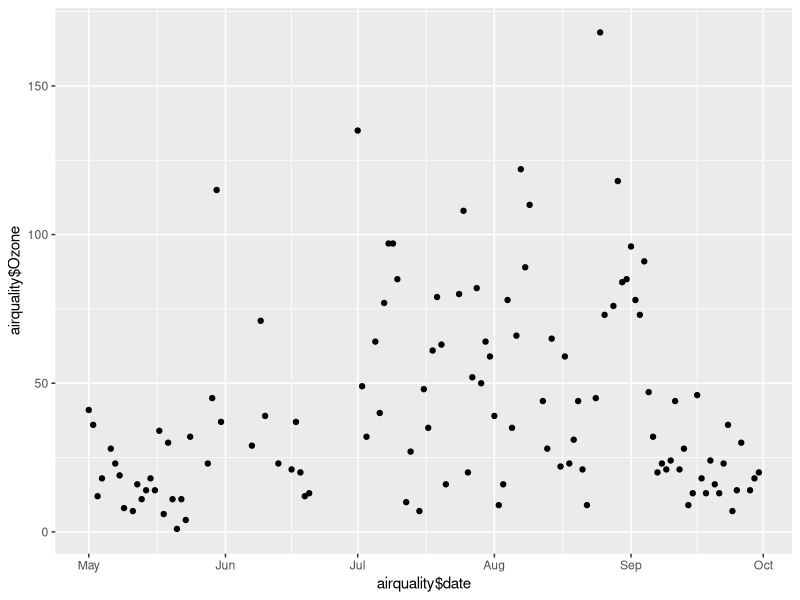
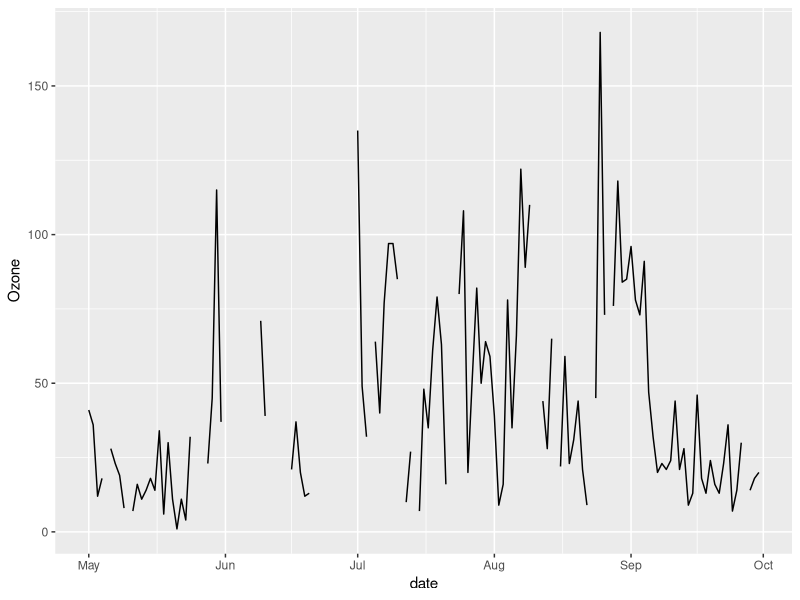
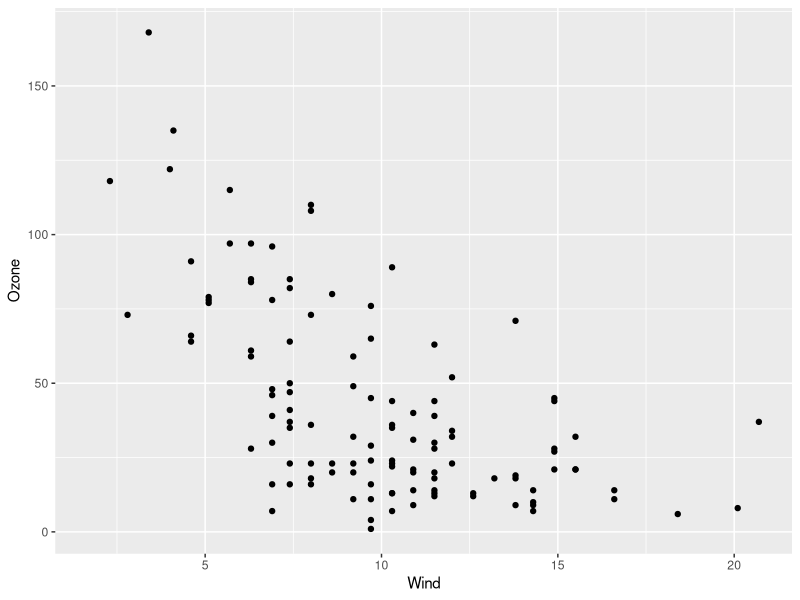
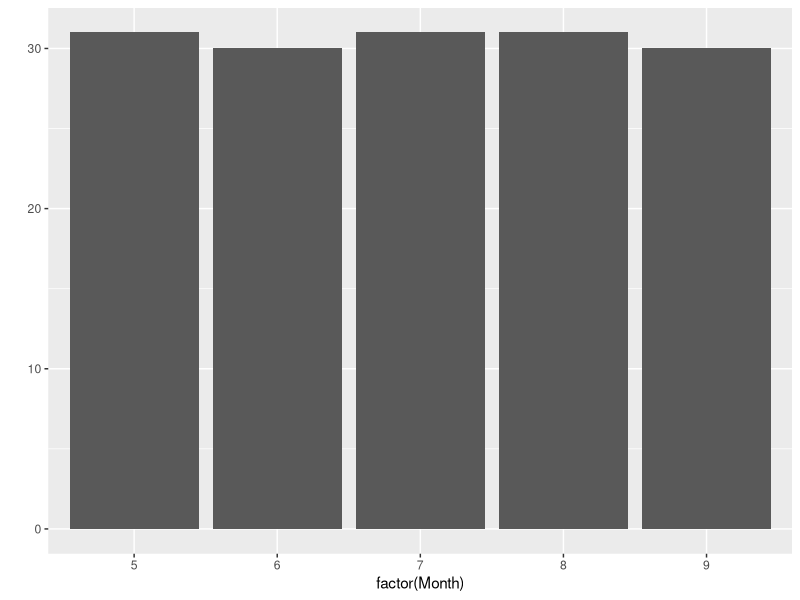
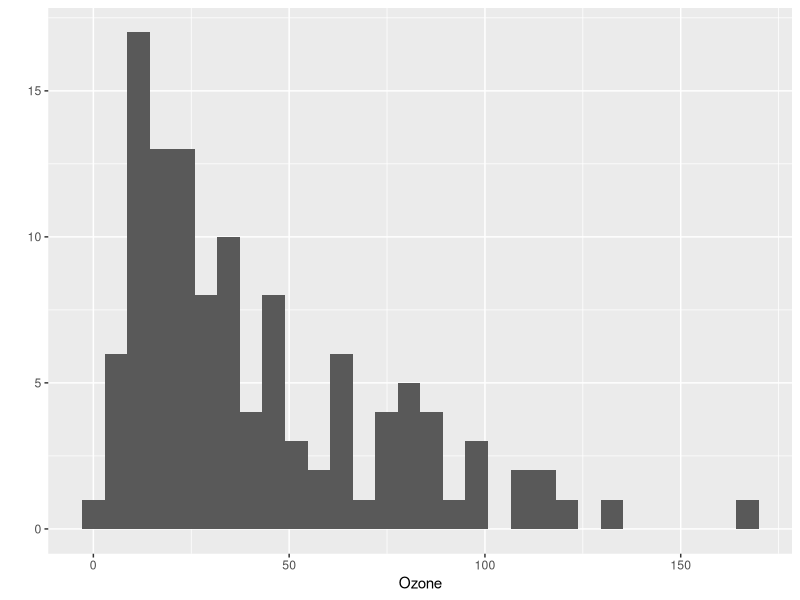
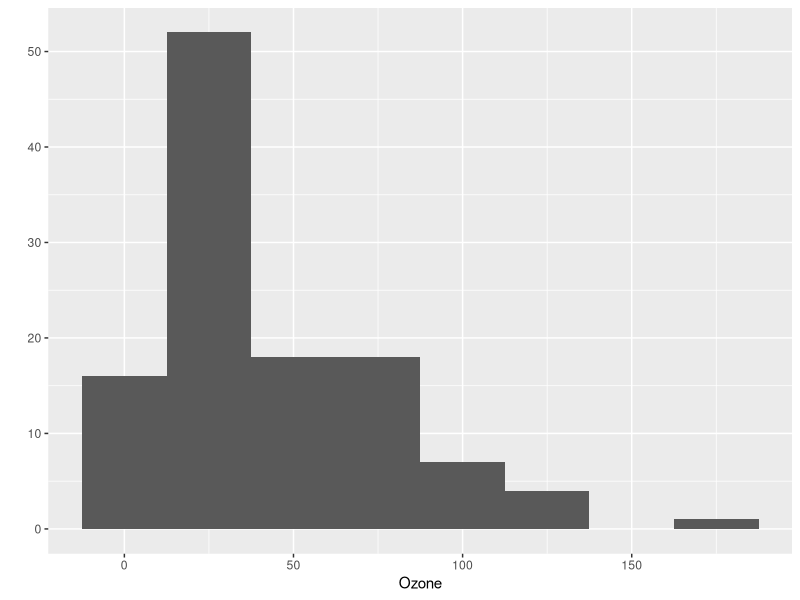
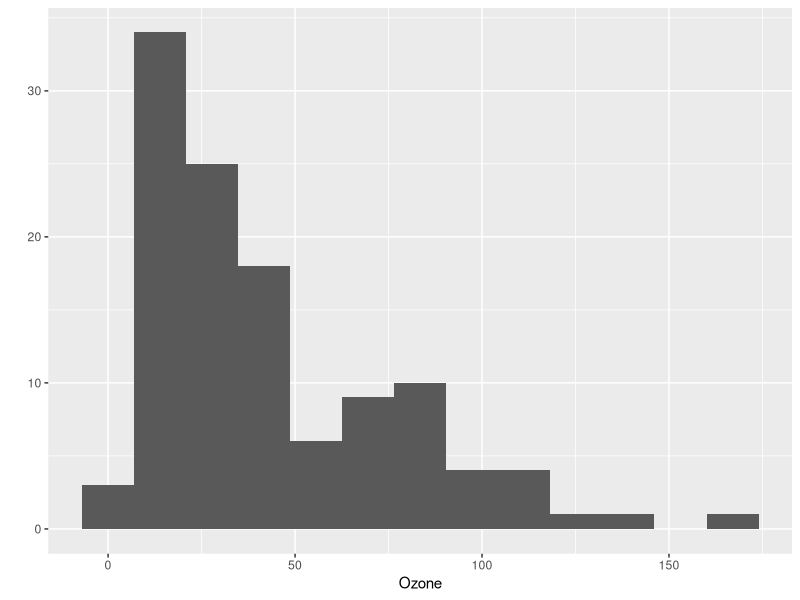
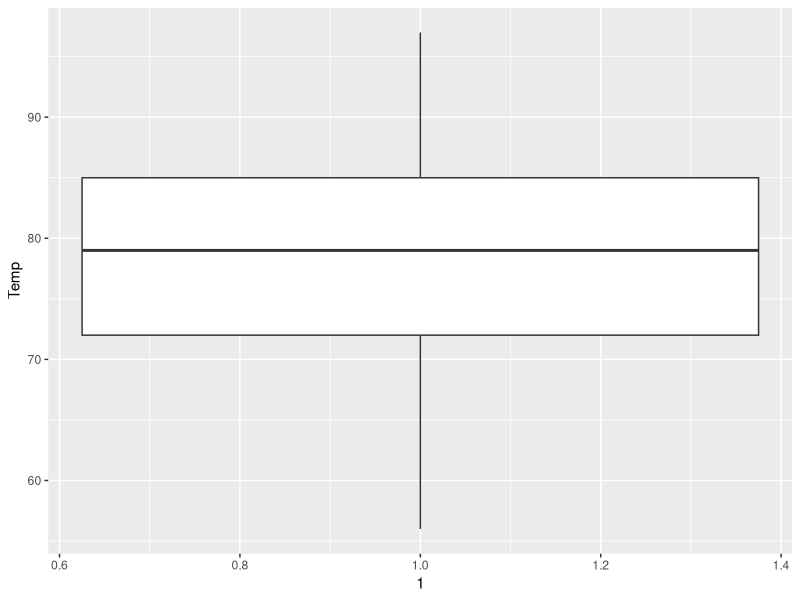

These figures' R source, in order:
## ---- chunk 1
library(ggplot2)
## ---- chunk 2
airquality$date = as.Date(
    paste(airquality$Month, airquality$Day, "1973"),
    format="%m %d %Y"
)
## ---- chunk 3
#| warning: false
qplot(airquality$date, airquality$Ozone)
## ---- chunk 4
qplot(date, Ozone, data=airquality, geom="line")
## ---- chunk 5
#| warning: false
qplot(Wind, Ozone, data=airquality)
## ---- chunk 6
qplot(factor(Month), data=airquality)
## ---- chunk 7
#| warning: false
#| message: false
qplot(Ozone, data=airquality)
## ---- chunk 8
#| warning: false
qplot(Ozone, data=airquality, binwidth=25)
qplot(Ozone, data=airquality, bins=13)
## ---- chunk 9
qplot(x=1, y=Temp, data=airquality, geom="boxplot")
## ---- chunk 10
qplot(x=factor(Month), y=Temp, data=airquality, geom="boxplot")
## ---- chunk 11
qplot(
    x=factor(Month),
    y=Temp,
    data=airquality,
    geom="boxplot",
    main="Boxplots",
    xlab="Month",
    ylab="T (°F)"
)
## ---- chunk 12
ggplot(airquality, aes(x=Wind, y=Ozone))
## ---- chunk 13
#| warning: false
ggplot(data=airquality, mapping=aes(x=Wind, y=Ozone)) +
    geom_point()
## ---- chunk 14
#| warning: false
ggplot(data=airquality, mapping=aes(x=Wind, y=Ozone)) +
    geom_point() +
    ggtitle("Wind vs. Ozone") +
    xlab("Wind (mph)") +
    ylab("Ozone (ppb)")
## ---- chunk 15
#| warning: false
ggplot(data=airquality, mapping=aes(x=Wind, y=Ozone)) +
    geom_point() +
    labs(title="Wind vs. Ozone", x="Wind (mph)", y="Ozone (ppb)") +
    geom_smooth(method="lm", formula="y ~ x")
## ---- chunk 16
#| warning: false
ggplot(data=airquality, mapping=aes(x=Wind, y=Ozone)) +
    geom_point(mapping=aes(color=Month==5)) +
    geom_smooth(method="lm", formula="y ~ x") +
    labs(title="Ozone and Wind in NYC")
## ---- chunk 17
#| warning: false
#| message: false
ggplot(data=airquality, mapping=aes(x=Ozone)) +
    geom_histogram() + ylab("")
## ---- chunk 18
#| warning: false
ggplot(data=airquality, mapping=aes(x=Ozone)) +
    geom_histogram(binwidth=10) + ylab("")
## ---- chunk 19
#| warning: false
ggplot(data=airquality, mapping=aes(x=factor(Month), y=Ozone)) +
    geom_boxplot() + xlab("Month")
## ---- chunk 20
#| warning: false
#| message: false
library(Hmisc)

ggplot(data=airquality, mapping=aes(x=factor(Month), y=Ozone)) +
    stat_summary(fun=mean, geom="point") +
    stat_summary(fun.data=mean_cl_normal, geom="errorbar", width=0.2) +
    xlab("Month")
## ---- chunk 21
#| warning: false
ggplot(airquality, aes(x=factor(Month), y=Ozone)) +
    stat_summary(fun=mean, geom="point") +
    stat_summary(fun.data=mean_cl_normal, geom="errorbar", width=0.2) +
    xlab("Month") +
    theme_minimal()
## ---- chunk 22
theme_set(theme_minimal())
## ---- chunk 23
#| warning: false
library(patchwork)

p1 = ggplot(airquality, aes(x=date, y=Ozone)) + geom_line() + geom_point()
p2 = ggplot(airquality, aes(x=Wind, y=Ozone, color=Month==5)) + geom_point()
p3 = ggplot(mpg, aes(x=factor(cyl), y=cty)) + geom_boxplot()

p1 / (p2 + p3)
## ---- chunk 24
library(tibble)

df = tibble(x=1:10, y=1:10)

ggplot(data=df, mapping=aes(x=x, y=y)) +
    geom_point(size=4) +
    geom_smooth(method="lm", formula="y ~ x")
